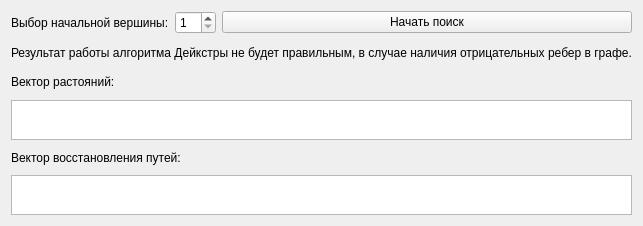
<?xml version="1.0" encoding="UTF-8"?>
<ui version="4.0">
 <class>SingleSourcePathsForm</class>
 <widget class="QWidget" name="SingleSourcePathsForm">
  <property name="geometry">
   <rect>
    <x>0</x>
    <y>0</y>
    <width>640</width>
    <height>226</height>
   </rect>
  </property>
  <property name="windowTitle">
   <string>Кратчайшие пути до вершины</string>
  </property>
  <layout class="QVBoxLayout" name="verticalLayout">
   <item>
    <layout class="QFormLayout" name="formLayout_2">
     <item row="0" column="0">
      <layout class="QHBoxLayout" name="horizontalLayout">
       <item>
        <widget class="QLabel" name="vertexChoiseLabel">
         <property name="text">
          <string>Выбор начальной вершины:</string>
         </property>
         <property name="buddy">
          <cstring>vertexChoiseBox</cstring>
         </property>
        </widget>
       </item>
       <item>
        <widget class="QSpinBox" name="vertexChoiseBox">
         <property name="minimum">
          <number>1</number>
         </property>
        </widget>
       </item>
      </layout>
     </item>
     <item row="0" column="1">
      <widget class="QPushButton" name="pathSearchButton">
       <property name="text">
        <string>Начать поиск</string>
       </property>
      </widget>
     </item>
    </layout>
   </item>
   <item>
    <widget class="QLabel" name="algorythmNoteLabel">
     <property name="text">
      <string>Результат работы алгоритма Дейкстры не будет правильным, в случае наличия отрицательных ребер в графе.</string>
     </property>
    </widget>
   </item>
   <item>
    <widget class="QLabel" name="distanceLabel_2">
     <property name="text">
      <string>Вектор растояний:</string>
     </property>
    </widget>
   </item>
   <item>
    <widget class="QTableWidget" name="shortestDistanceVector">
     <property name="sizePolicy">
      <sizepolicy hsizetype="Minimum" vsizetype="Minimum">
       <horstretch>0</horstretch>
       <verstretch>0</verstretch>
      </sizepolicy>
     </property>
     <property name="maximumSize">
      <size>
       <width>16777215</width>
       <height>40</height>
      </size>
     </property>
     <property name="layoutDirection">
      <enum>Qt::LeftToRight</enum>
     </property>
    </widget>
   </item>
   <item>
    <widget class="QLabel" name="shortestPathsLabel">
     <property name="text">
      <string>Вектор восстановления путей:</string>
     </property>
    </widget>
   </item>
   <item>
    <widget class="QTableWidget" name="pathRenewVector">
     <property name="maximumSize">
      <size>
       <width>16777215</width>
       <height>40</height>
      </size>
     </property>
    </widget>
   </item>
  </layout>
 </widget>
 <resources/>
 <connections/>
</ui>
